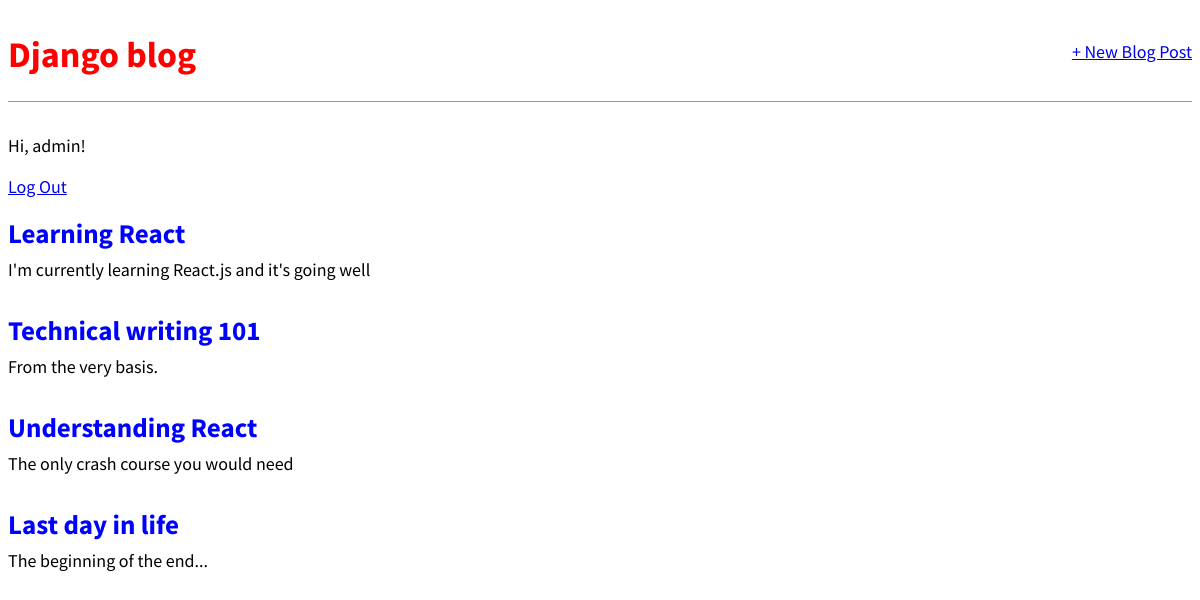
The app's page / (signed in) with its own data.
### blog/models.py (models this page shows, shortened)
class Post(models.Model):
    title = models.CharField(max_length=200)
    author = models.ForeignKey('auth.User', on_delete=models.CASCADE)
    body = models.TextField()

### blog/views.py (the view)
# urls.py: path('', BlogListView.as_view(), name='home'),
class BlogListView(ListView):
    model = Post
    template_name = 'home.html'

### templates/home.html
{% extends 'base.html' %}
{% block content %}
    {% for post in object_list %}
        <div class="post-entry">
            <h2><a href="{% url 'post_detail' post.pk %}">{{ post.title }}</a></h2>
            <p>{{ post.body }}</p>
        </div>
    {% empty %}
        <p>No blog published yet!</p>
    {% endfor %}
{% endblock content %}

### templates/base.html (shortened to what this page needs)
{% load static %}
<html>
    <head>
        <link rel="stylesheet" href="{% static 'css/base.css' %}">
    </head>
    <body>
        <header>
            <div class="nav-left">
                <h1><a href="{% url 'home' %}">Django blog</a></h1>
            </div>
            <div class="nav-right">
                <a href="{% url 'post_new' %}">+ New Blog Post</a>
            </div>
        </header>
        {% if user.is_authenticated %}
            <p>Hi, {{ user.username }}!</p>
            <p><a href="{% url 'logout' %}">Log Out</a></p>
        {% else %}
            <p>You are not logged in.</p>
            <a href="{% url 'login' %}">Log In</a>
        {% endif %}
        <div>
            {% block content %}
            {% endblock content %}
        </div>
    </body>
</html>

### static/css/base.css (style rules this page uses)
body { font-family: 'Source Sans Pro', sans-serif; font-size: 18px; }
header { border-bottom: 1px solid #999; margin-bottom: 2rem; display: flex; }
header h1 a { color: red; text-decoration: none; }
.nav-left { margin-right: auto; }
.nav-right { display: flex; padding-top: 2rem; }
.post-entry { margin-bottom: 2rem; }
.post-entry h2 { margin: 0.5rem 0; }
.post-entry h2 a, .post-entry h2 a:visited { color: blue; text-decoration: none; }
.post-entry p { margin: 0; font-weight: 400; }

### records on screen
Post: title "Learning React", body "I'm currently learning React.js and it's going well"
Post: title "Technical writing 101", body "From the very basis."
Post: title "Understanding React", body "The only crash course you would need"
Post: title "Last day in life", body "The beginning of the end..."

### other values on screen
{{ user.username }} "admin"
